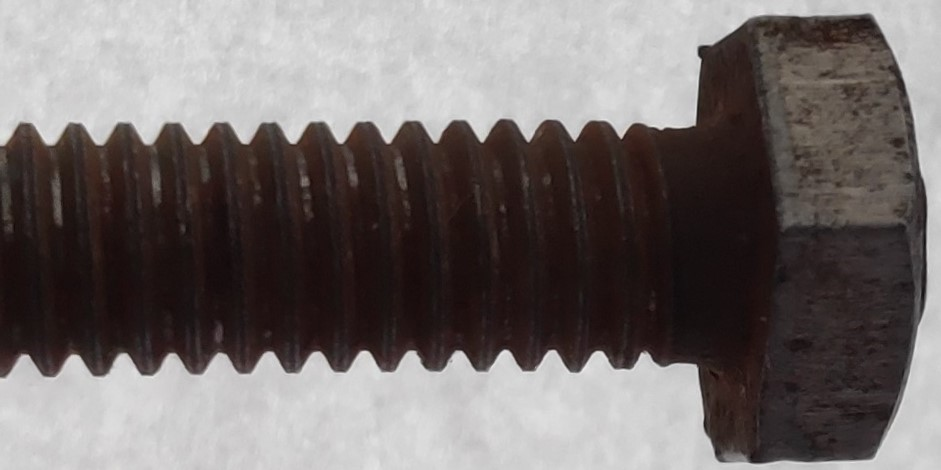
#> input picture screw8.jpg, 941 x 470 px
$ jupyter execute --allow-errors 'Winter Project(rough)-SCREW1.ipynb'   (shell and % lines are left out)
#> lines starting #> are read from the running program, lines starting #| are printed output that depends on the picture; after the words box and inside, x2 and y2 are one past the last pixel; in counts of white or black regions, pixels touching at a corner belong together
[cell 1]
import cv2
import numpy as np
import math as m
import matplotlib.pyplot as plt

[cell 2]
def nothing(x):
    print(x)

[cell 3]
src_img = cv2.imread('screw8.jpg',1)
#> src_img is the input picture: shape (470, 941, 3); mean B, G, R 107.2, 108.3, 115
cv2.imshow('read',src_img)
cv2.waitKey(0)
gauss = cv2.GaussianBlur(src_img,(5,5),6)
gray = cv2.cvtColor(gauss,cv2.COLOR_BGR2GRAY)
cv2.imshow('img',gray)
cv2.waitKey(0)
ret,thres = cv2.threshold(gray,127,255,cv2.THRESH_BINARY)
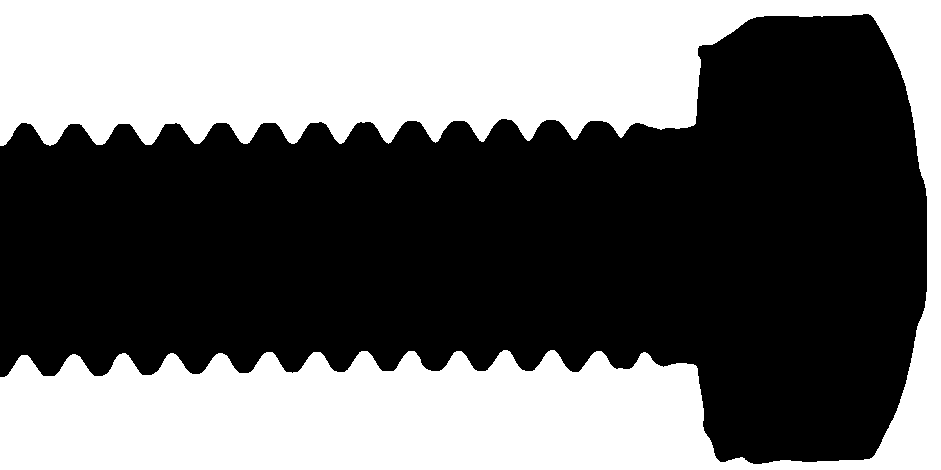
#> thres: shape (470, 941); 42.3% white; 1 white region, box (x1, y1, x2, y2) and area: (0, 0, 941, 470) 187270
#thres = cv2.cvtColor(thres,cv2.COLOR_B)
cv2.imshow('thresh',thres)
cv2.waitKey(0)
cv2.namedWindow('Edge Detect')
cv2.createTrackbar('Thresh1','Edge Detect',0,255,nothing)
cv2.createTrackbar('Thresh2','Edge Detect',0,255,nothing)
t1 = t2 = 0
while(1):
    canny = cv2.Canny(gray,t1,t2)
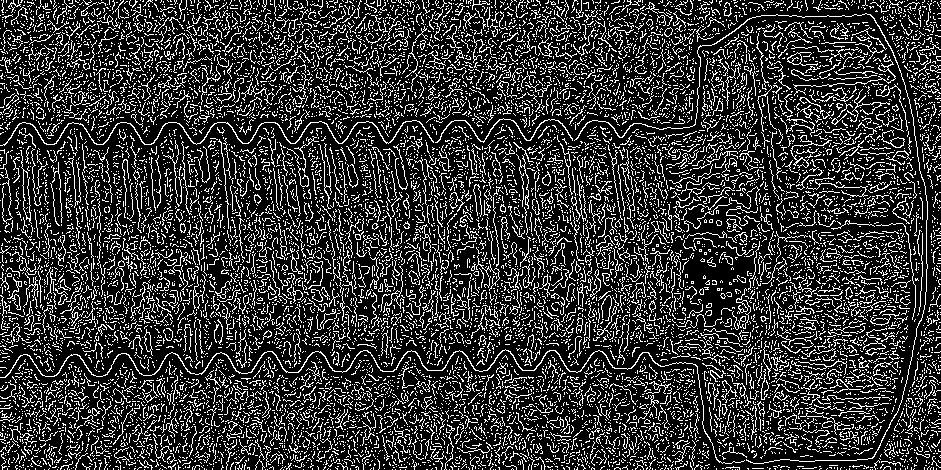
#> canny: shape (470, 941); 20.8% white in thin lines or dots
    cv2.imshow('Edge Detect',canny)
    k = cv2.waitKey(1) & 0xFF
#> (key Esc is pressed here)
    if k == 27:#Esc Key for terminating
        break
    t1 = cv2.getTrackbarPos('Thresh1','Edge Detect')
    t2 = cv2.getTrackbarPos('Thresh2','Edge Detect')
cv2.destroyAllWindows()

[cell 4]
cv2.imshow('canny',canny)
cv2.waitKey(0)

[cell 5]
img2 = canny.copy()
img2 = img2[:,100:400]
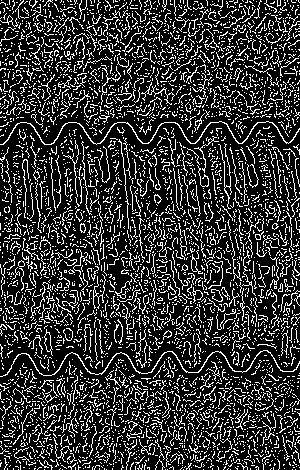
#> img2: shape (470, 300); 20.7% white in thin lines or dots
#img2 = cv2.cvtColor(img2,cv2.COLOR_BGR2GRAY)
cv2.imshow('cropped',img2)
cv2.waitKey(0)
print(img2.shape)
#| (470, 300)

[cell 6]
img3 = img2.copy()
a = np.zeros((img3.shape[0],img3.shape[1]))
for c in range(img3.shape[1]):
    for r in range(img3.shape[0]):
        if img3[r,c]==255:
            a[r,c]=255
            break
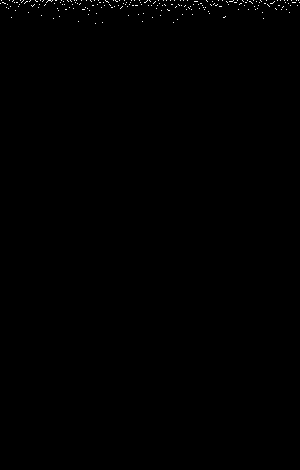
#> a: shape (470, 300) float64; 0.21% white in thin lines or dots, all inside (x1, y1, x2, y2) = (0, 0, 300, 24)
cv2.imshow('Upper Pixels', a)
cv2.waitKey(0)
for c in range(img3.shape[1]-1,0,-1):
    for r in range(img3.shape[0]-1,0,-1):
        if img3[r,c]==255:
            a[r,c]=255
            break
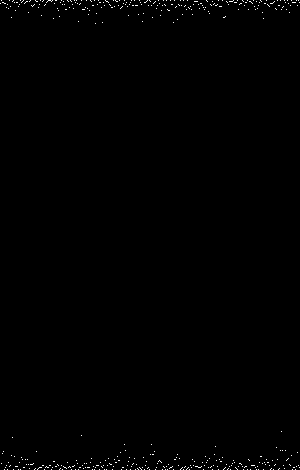
#> a: shape (470, 300) float64; 0.42% white in thin lines or dots
cv2.imshow('Lower pixels', a)
cv2.waitKey(0)

[cell 7]
img4 = a.copy()
for r in range(img4.shape[0]):
    if 255 in img4[r,:]:
        min2 = r
        break
for r in range(img4.shape[0]-1,-1,-1):
    if 255 in img4[r,:]:
        max2 = r
        break
print(min2)
#| 0
print(max2)
#| 469
mid = int((min2+max2)/2)
#> mid = 234
print(mid)
#| 234

[cell 8]
img4[int(mid),:] = 255
cv2.imshow('midline',img4)
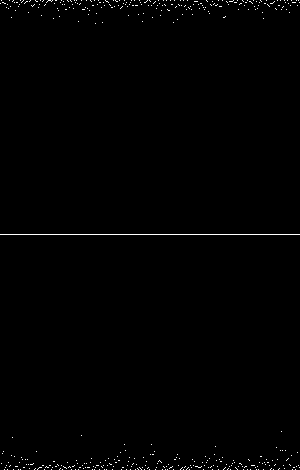
#> window 'midline': shape (470, 300); 0.64% white in thin lines or dots
cv2.waitKey(0)

[cell 9]
upper = []
for col in range(img4.shape[1]):
    for row in range(mid):
        if int(img4[row,col]) == 255:
            tup = (row,col)
            upper.append(tup)
            tup = ()

print(upper)

[cell 10]
lower = []
for col in range(img4.shape[1]-1,-1,-1):
    for row in range(mid+1,img4.shape[0]):
        if int(img4[row,col]) == 255:
            tup = (row,col)
            lower.append(tup)
            tup = ()

print(lower)

[cell 11]
direction_upper = []
for x in range(len(upper)-1):
    if upper[x][0] > upper[x+1][0]:
        tup = (1,upper[x][0],upper[x][1])
        direction_upper.append(tup)
        tup = ()
    elif upper[x][0] < upper[x+1][0]:
        tup = (0,upper[x][0],upper[x][1])
        direction_upper.append(tup)
        tup = ()
    else:
        continue

print(direction_upper)

[cell 12]
crest_upper = []
root_upper = []
for x in range(len(direction_upper)-4):
    if direction_upper[x][0] == 1 and direction_upper[x+1][0] == 0 and direction_upper[x+2][0] == 0 and direction_upper[x+3][0] == 0 and direction_upper[x+4][0] == 0:
        tup = (direction_upper[x][1],direction_upper[x][2])
        crest_upper.append(tup)
        tup = ()
    elif direction_upper[x][0] == 0 and direction_upper[x+1][0] == 1 and direction_upper[x+2][0] == 1:
        tup = (direction_upper[x][1],direction_upper[x][2])
        root_upper.append(tup)
        tup = ()

[cell 13]
print(crest_upper)
print(root_upper)

[cell 14]
img5 = img4.copy()
for coord in crest_upper:
    cv2.circle(img5,(coord[1],coord[0]),5,155,1)
cv2.imshow('crestpoints',img5)
cv2.waitKey(0)
#> Out = 27

[cell 15]
img6 = img4.copy()
for coord in root_upper:
    cv2.circle(img6,(coord[1],coord[0]),5,155,1)
cv2.imshow('rootpoints',img6)
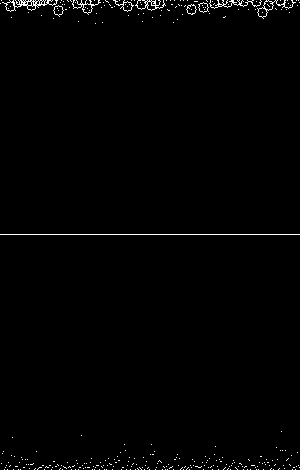
#> window 'rootpoints': shape (470, 300); 1.1% white in thin lines or dots
cv2.waitKey(0)
#> Out = 27

[cell 16]
(Y1,X1) = crest_upper[0]
(Y2,X2) = crest_upper[-1]

[cell 17]
upper_crest_group = []
upper_root_group = []
#> (the rest of this cell did not finish here and is left out)

[cell 18]
img7 = img4.copy()
for coord in upper_crest_group:
    cv2.circle(img7,(coord[1],coord[0]),5,155,1)
#> img7: shape (470, 300) float64; 0.64% white in thin lines or dots
cv2.imshow('crestpoints',img7)
cv2.waitKey(0)

img8 = img4.copy()
for coord in upper_root_group:
    cv2.circle(img8,(coord[1],coord[0]),5,155,1)
cv2.imshow('rootpoints',img8)
cv2.waitKey(0)
#> Out = 27

[cell 19]
print(len(upper_crest_group))
print(len(upper_root_group))

[cell 20]
group = 1
upper_crest_clustered = []
#> (the rest of this cell did not finish here and is left out)

[cell 21]
list2 = []
for i in range(len(upper_crest_clustered)):
    list2.append(upper_crest_clustered[i][2])
list2 = list(set(list2))
list2

[cell 22]
list3 = []
final_upper_crests = []
for i in list2:
    for coord in upper_crest_clustered:
        if coord[2] == i:
            list3.append(coord)
    final_upper_crests.append(list3[int(len(list3)/2)])
    list3 = []
print(final_upper_crests)

[cell 23]
img9 = img4.copy()
for coord in final_upper_crests:
    cv2.circle(img9,(coord[1],coord[0]),4,200,1)
cv2.imshow('new_crests',img9)
cv2.waitKey(0)
#> Out = 27

[cell 24]
group1 = 1
upper_root_clustered = []
#> (the rest of this cell did not finish here and is left out)

[cell 25]
list6 = []
for i in range(len(upper_root_clustered)):
    list6.append(upper_root_clustered[i][2])
list6 = list(set(list6))
list6

[cell 26]
list7 = []
final_upper_roots = []
for i in list6:
    for coord in upper_root_clustered:
        if coord[2] == i:
            list7.append(coord)
    final_upper_roots.append(list7[int(len(list7)/2)])
    list7 = []
print(final_upper_roots)

[cell 27]
img10 = img4.copy()
for coord in final_upper_crests:
    cv2.circle(img10,(coord[1],coord[0]),4,200,1)

for coord in final_upper_roots:
    cv2.circle(img10,(coord[1],coord[0]),4,200,1)

cv2.imshow('final_image',img10)
cv2.waitKey(0)
#> Out = 27

[cell 28]
img11 = img9.copy()
#> (the rest of this cell did not finish here and is left out)

[cell 29]
direction_lower = []
for x in range(len(lower)-1):
    if lower[x][0] > lower[x+1][0]:
        tup = (1,lower[x][0],lower[x][1])
        direction_lower.append(tup)
        tup = ()
    elif lower[x][0] < lower[x+1][0]:
        tup = (0,lower[x][0],lower[x][1])
        direction_lower.append(tup)
        tup = ()
    else:
        continue

print(direction_lower)

[cell 30]
root_lower = []
crest_lower = []
for x in range(len(direction_lower)-4):
    if direction_lower[x][0] == 1 and direction_lower[x+1][0] == 0 and direction_lower[x+2][0] == 0 and direction_lower[x+3][0] == 0 and direction_lower[x+4][0] == 0:
        tup = (direction_lower[x][1],direction_lower[x][2])
        root_lower.append(tup)
        tup = ()
    elif direction_lower[x][0] == 0 and direction_lower[x+1][0] == 1 and direction_lower[x+2][0] == 1:
        tup = (direction_lower[x][1],direction_lower[x][2])
        crest_lower.append(tup)
        tup = ()

[cell 31]
print(root_lower)
print(crest_lower)

[cell 32]
(Y1,X1) = root_lower[0]
(Y2,X2) = root_lower[-1]
lower_root_group = []
for coord in lower:
    (Y3,X3) = coord
    pd = (((X2-X1)*(Y1-Y3)) - ((X1-X3)*(Y2-Y1)))/m.sqrt((X2-X1)**2 + (Y2-Y1)**2)
    if pd<1 and pd>-1:
        tup = (Y3,X3)
        lower_root_group.append(tup)
        tup = ()

(Y1,X1) = crest_lower[0]
(Y2,X2) = crest_lower[-1]
lower_crest_group = []
for coord in lower:
    (Y3,X3) = coord
    pd = (((X2-X1)*(Y1-Y3)) - ((X1-X3)*(Y2-Y1)))/m.sqrt((X2-X1)**2 + (Y2-Y1)**2)
    if pd<1 and pd>-1:
        tup = (Y3,X3)
        lower_crest_group.append(tup)
        tup = ()

[cell 33]
group2 = 1
lower_root_clustered = []
lower_root_clustered.append((lower_root_group[0][0],lower_root_group[0][1],group2))
for i in range(len(lower_root_group)-1):
    (Y1,X1) = lower_root_group[i]
    (Y2,X2) = lower_root_group[i+1]
    pd = m.sqrt((X2-X1)**2 + (Y2-Y1)**2)
    if pd<7:
        lower_root_clustered.append((Y2,X2,group2))
    else:
        group2 = group2+1
        lower_root_clustered.append((Y2,X2,group2))

[cell 34]
list10 = []
for i in range(len(lower_root_clustered)):
    list10.append(lower_root_clustered[i][2])
list10 = list(set(list10))
list10

[cell 35]
list11 = []
final_lower_roots = []
for i in list10:
    for coord in lower_root_clustered:
        if coord[2] == i:
            list11.append(coord)
    final_lower_roots.append(list11[int(len(list11)/2)])
    list11 = []
print(final_lower_roots)

[cell 36]
img12 = img4.copy()
for coord in final_lower_roots:
    cv2.circle(img12,(coord[1],coord[0]),4,200,1)
cv2.imshow('final_lower_roots',img12)
cv2.waitKey(0)
#> Out = 27

[cell 37]
group3 = 1
lower_crest_clustered = []
lower_crest_clustered.append((lower_crest_group[0][0],lower_crest_group[0][1],group3))
for i in range(len(lower_crest_group)-1):
    (Y1,X1) = lower_crest_group[i]
    (Y2,X2) = lower_crest_group[i+1]
    pd = m.sqrt((X2-X1)**2 + (Y2-Y1)**2)
    if pd<7:
        lower_crest_clustered.append((Y2,X2,group3))
    else:
        group3 = group3+1
        lower_crest_clustered.append((Y2,X2,group3))

[cell 38]
list14 = []
for i in range(len(lower_crest_clustered)):
    list14.append(lower_crest_clustered[i][2])
list14 = list(set(list14))
list14

[cell 39]
list15 = []
final_lower_crests = []
for i in list14:
    for coord in lower_crest_clustered:
        if coord[2] == i:
            list15.append(coord)
    final_lower_crests.append(list15[int(len(list15)/2)])
    list15 = []
print(final_lower_crests)

[cell 40]
img13 = img4.copy()
for coord in final_lower_roots:
    cv2.circle(img13,(coord[1],coord[0]),4,200,1)
cv2.imshow('final_lower_crests',img13)
cv2.waitKey(0)
#> Out = 27

[cell 41]
img10 = img9.copy()
#> (the rest of this cell did not finish here and is left out)

[cell 42]
pitch_list = []
for i in range(len(final_upper_crests)-1):
    X1 = final_upper_crests[i][0]
    Y1 = final_upper_crests[i][1]
    X2 = final_upper_crests[i+1][0]
    Y2 = final_upper_crests[i+1][1]
    dist = m.sqrt((X2-X1)**2 + (Y2-Y1)**2)
    pitch_list.append(dist)
for i in range(len(final_upper_roots)-1):
    X1 = final_upper_roots[i][0]
    Y1 = final_upper_roots[i][1]
    X2 = final_upper_roots[i+1][0]
    Y2 = final_upper_roots[i+1][1]
    dist = m.sqrt((X2-X1)**2 + (Y2-Y1)**2)
    pitch_list.append(dist)
for i in range(len(final_lower_roots)-1):
    X1 = final_lower_roots[i][0]
    Y1 = final_lower_roots[i][1]
    X2 = final_lower_roots[i+1][0]
    Y2 = final_lower_roots[i+1][1]
    dist = m.sqrt((X2-X1)**2 + (Y2-Y1)**2)
    pitch_list.append(dist)
for i in range(len(final_lower_crests)-1):
    X1 = final_lower_crests[i][0]
    Y1 = final_lower_crests[i][1]
    X2 = final_lower_crests[i+1][0]
    Y2 = final_lower_crests[i+1][1]
    dist = m.sqrt((X2-X1)**2 + (Y2-Y1)**2)
    pitch_list.append(dist)

print("Mean pitch in pixel distance:"+str(sum(pitch_list)/len(pitch_list))+" pixels")

[cell 43]
conversion = cv2.imread('mm_measure.jpg',1)
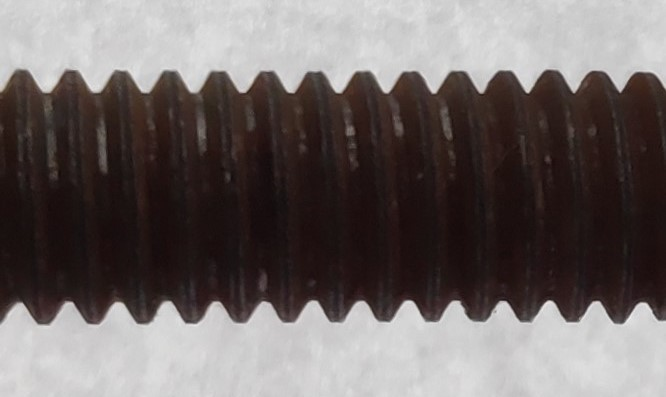
#> input picture mm_measure.jpg, 666 x 397 px
#> conversion is the input picture: shape (397, 666, 3); mean B, G, R 102.1, 103.2, 110.9
cv2.imshow('crop',conversion)
cv2.waitKey(0)
conversion.shape
#> Out = (397, 666, 3)

[cell 44]
#666 pixels = 19mm
pixels_per_metric = 19/666
mean_pitch = sum(pitch_list)/len(pitch_list)
print("Pitch of the screw:"+str(pixels_per_metric * mean_pitch)+" mm")

[cell 45]
depth_list = []

#> (the rest of this cell did not finish here and is left out)

[cell 46]
major_dia_list = []
Y1,X1 = final_lower_crests[0][0] , final_lower_crests[0][1]
Y2,X2 = final_lower_crests[-1][0] , final_lower_crests[-1][1]
for coord in final_upper_crests:
    Y3,X3 = coord[0],coord[1]
    pd = (((X2-X1)*(Y1-Y3)) - ((X1-X3)*(Y2-Y1)))/m.sqrt((X2-X1)**2 + (Y2-Y1)**2)
    major_dia_list.append(abs(pd))
#> (the rest of this cell did not finish here and is left out)

[cell 47]
minor_dia_list = []
Y1,X1 = final_lower_roots[0][0] , final_lower_roots[0][1]
Y2,X2 = final_lower_roots[-1][0] , final_lower_roots[-1][1]
for coord in final_upper_roots:
    Y3,X3 = coord[0],coord[1]
    pd = (((X2-X1)*(Y1-Y3)) - ((X1-X3)*(Y2-Y1)))/m.sqrt((X2-X1)**2 + (Y2-Y1)**2)
    minor_dia_list.append(abs(pd))
#> (the rest of this cell did not finish here and is left out)

[cell 48]
included_angle_list = []
for i in range(len(final_upper_roots)-1):
    (y1,x1) = (final_upper_roots[i][0],final_upper_roots[i][1])
    (y2,x2) = (final_upper_roots[i+1][0],final_upper_roots[i+1][1])
    (y3,x3) = (final_upper_crests[i+1][0],final_upper_crests[i+1][1])
    m1 = (y1-y3)/(x1-x3)
    m2 = (y2-y3)/(x2-x3)
    tan_theta = abs((m1-m2)/(1+m1*m2))
    included_angle_list.append(tan_theta)
included_angle_list = [m.atan(y)*180/m.pi for y in included_angle_list]
print(included_angle_list)
#> (the rest of this cell did not finish here and is left out)
